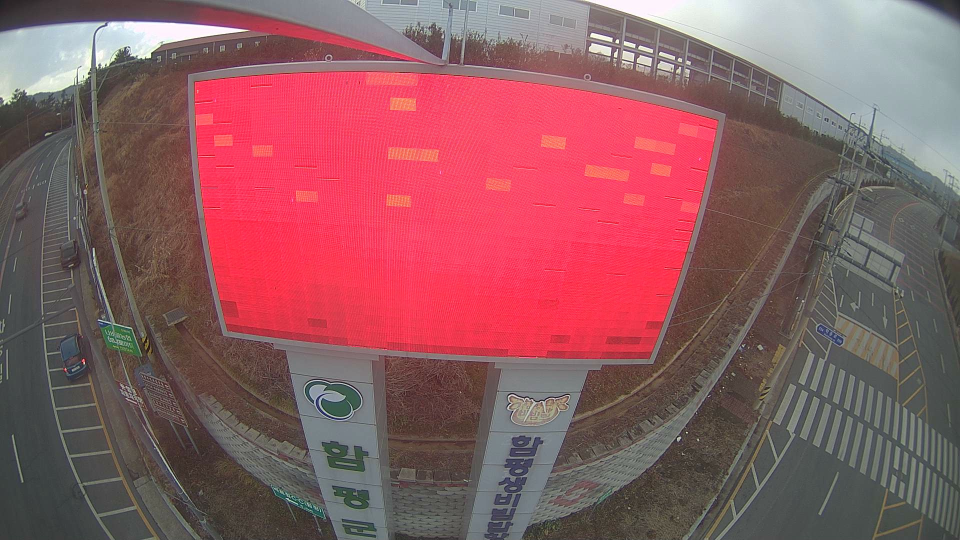
#> input picture raw_image/3.jpg, 1920 x 1080 px, found by its file name (shown at 1/2 size)
$ python make_frame_2.py
#> lines starting #> are read from the running program, lines starting #| are printed output that depends on the picture
import cv2
import numpy as np
import re

# Constants
rect_w, rect_h = 32, 32

# Load original red frame
frame = cv2.imread("../3.jpg")
#> frame is the input picture: shape (1080, 1920, 3); mean B, G, R 96.8, 91.4, 142.4
if frame is None:
    raise FileNotFoundError("red_frame.png not found!")

frame = cv2.resize(frame, (2816, 192), interpolation=cv2.INTER_AREA)
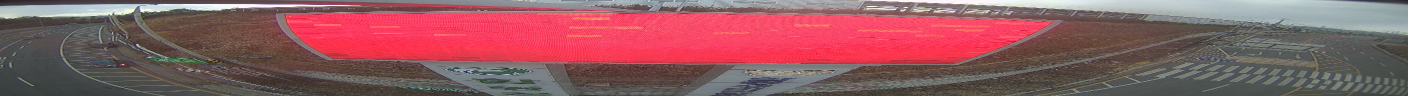
#> frame: shape (192, 2816, 3) (shown at 1/2 size); mean B, G, R 96.9, 91.5, 142.5
# Read modification log
with open("modified_rectangles.txt", "r") as f:
#> (reads modified_rectangles.txt from the repository)
    lines = f.readlines()

# Apply modifications from the log
for line in lines:
    # Parse the line using regex
    match = re.match(r"\((\d+), (\d+), (\d+), (\d+)\)\s+([\d.]+)\s+(-?\d+)", line.strip())
    if match:
        x, y, w, h = map(int, match.group(1, 2, 3, 4))
        alpha = float(match.group(5))
        beta = float(match.group(6))

        # Compute bottom right coordinates
        x2, y2 = x + w, y + h

        # Apply filter
        frame[y:y2, x:x2] = np.clip(
            frame[y:y2, x:x2] * (alpha - 0.2) + beta,
            0, 255
        ).astype(np.uint8)
    else:
        print(f"Invalid line format: {line.strip()}")
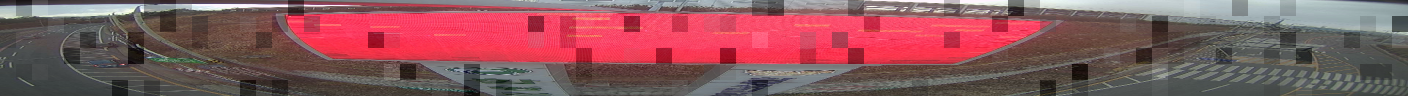
#> frame: shape (192, 2816, 3) (shown at 1/2 size); mean B, G, R 92.8, 87.6, 136.7

# Save the re-modified image
cv2.imwrite("reconstructed_modified_frame.png", frame)
print("Reconstructed image saved.")
